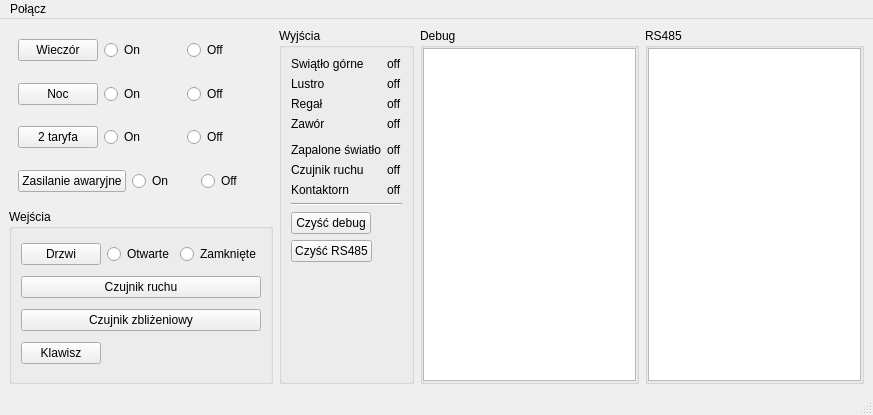
<?xml version="1.0" encoding="UTF-8"?>
<ui version="4.0">
 <class>WC_Simulator</class>
 <widget class="QMainWindow" name="WC_Simulator">
  <property name="geometry">
   <rect>
    <x>0</x>
    <y>0</y>
    <width>873</width>
    <height>415</height>
   </rect>
  </property>
  <property name="windowTitle">
   <string>MainWindow</string>
  </property>
  <widget class="QWidget" name="centralwidget">
   <layout class="QGridLayout" name="gridLayout_3">
    <item row="0" column="0">
     <widget class="QFrame" name="frame">
      <property name="frameShape">
       <enum>QFrame::Shape::NoFrame</enum>
      </property>
      <layout class="QVBoxLayout" name="verticalLayout">
       <property name="spacing">
        <number>0</number>
       </property>
       <property name="leftMargin">
        <number>0</number>
       </property>
       <property name="topMargin">
        <number>0</number>
       </property>
       <property name="rightMargin">
        <number>0</number>
       </property>
       <property name="bottomMargin">
        <number>0</number>
       </property>
       <item>
        <widget class="QWidget" name="widget" native="true">
         <layout class="QHBoxLayout" name="horizontalLayout">
          <item>
           <widget class="QPushButton" name="pb_wieczor">
            <property name="text">
             <string>Wieczór</string>
            </property>
           </widget>
          </item>
          <item>
           <widget class="QRadioButton" name="wieczor_on">
            <property name="text">
             <string>On</string>
            </property>
           </widget>
          </item>
          <item>
           <widget class="QRadioButton" name="wieczor_off">
            <property name="text">
             <string>Off</string>
            </property>
           </widget>
          </item>
         </layout>
        </widget>
       </item>
       <item>
        <widget class="QWidget" name="widget_2" native="true">
         <layout class="QHBoxLayout" name="horizontalLayout_2">
          <item>
           <widget class="QPushButton" name="pb_noc">
            <property name="text">
             <string>Noc</string>
            </property>
           </widget>
          </item>
          <item>
           <widget class="QRadioButton" name="noc_on">
            <property name="text">
             <string>On</string>
            </property>
           </widget>
          </item>
          <item>
           <widget class="QRadioButton" name="noc_off">
            <property name="text">
             <string>Off</string>
            </property>
           </widget>
          </item>
         </layout>
        </widget>
       </item>
       <item>
        <widget class="QWidget" name="widget_3" native="true">
         <layout class="QHBoxLayout" name="horizontalLayout_3">
          <item>
           <widget class="QPushButton" name="pb_taryfa2">
            <property name="text">
             <string>2 taryfa</string>
            </property>
           </widget>
          </item>
          <item>
           <widget class="QRadioButton" name="taryfa2_on">
            <property name="text">
             <string>On</string>
            </property>
           </widget>
          </item>
          <item>
           <widget class="QRadioButton" name="taryfa2_off">
            <property name="text">
             <string>Off</string>
            </property>
           </widget>
          </item>
         </layout>
        </widget>
       </item>
       <item>
        <widget class="QWidget" name="widget_4" native="true">
         <layout class="QHBoxLayout" name="horizontalLayout_4">
          <item>
           <widget class="QPushButton" name="pb_zasilanie_awaryjne">
            <property name="text">
             <string>Zasilanie awaryjne</string>
            </property>
           </widget>
          </item>
          <item>
           <widget class="QRadioButton" name="zasilanie_awaryjne_on">
            <property name="text">
             <string>On</string>
            </property>
           </widget>
          </item>
          <item>
           <widget class="QRadioButton" name="zasilanie_awaryjne_off">
            <property name="text">
             <string>Off</string>
            </property>
           </widget>
          </item>
         </layout>
        </widget>
       </item>
      </layout>
     </widget>
    </item>
    <item row="0" column="2" rowspan="2">
     <widget class="QGroupBox" name="groupBox">
      <property name="title">
       <string>Debug</string>
      </property>
      <layout class="QVBoxLayout" name="verticalLayout_2">
       <property name="spacing">
        <number>0</number>
       </property>
       <property name="leftMargin">
        <number>0</number>
       </property>
       <property name="topMargin">
        <number>0</number>
       </property>
       <property name="rightMargin">
        <number>0</number>
       </property>
       <property name="bottomMargin">
        <number>0</number>
       </property>
       <item>
        <widget class="QTextEdit" name="te_arduino"/>
       </item>
      </layout>
     </widget>
    </item>
    <item row="1" column="0">
     <widget class="QGroupBox" name="gbInput">
      <property name="title">
       <string>Wejścia</string>
      </property>
      <layout class="QGridLayout" name="gridLayout_2">
       <item row="1" column="0" colspan="3">
        <widget class="QPushButton" name="pb_czujnik_ruchu">
         <property name="text">
          <string>Czujnik ruchu</string>
         </property>
        </widget>
       </item>
       <item row="0" column="1">
        <widget class="QRadioButton" name="drzwi_otwarte">
         <property name="text">
          <string>Otwarte</string>
         </property>
        </widget>
       </item>
       <item row="0" column="2">
        <widget class="QRadioButton" name="drzwi_zamkniete">
         <property name="text">
          <string>Zamknięte</string>
         </property>
        </widget>
       </item>
       <item row="2" column="0" colspan="3">
        <widget class="QPushButton" name="pb_czujnik_zblizeniowy">
         <property name="text">
          <string>Czujnik zbliżeniowy</string>
         </property>
        </widget>
       </item>
       <item row="0" column="0">
        <widget class="QPushButton" name="pb_drzwi">
         <property name="text">
          <string>Drzwi</string>
         </property>
        </widget>
       </item>
       <item row="3" column="0">
        <widget class="QPushButton" name="pb_klawisz">
         <property name="text">
          <string>Klawisz</string>
         </property>
        </widget>
       </item>
      </layout>
     </widget>
    </item>
    <item row="0" column="1" rowspan="2">
     <widget class="QGroupBox" name="gbOutput">
      <property name="title">
       <string>Wyjścia</string>
      </property>
      <layout class="QFormLayout" name="formLayout">
       <item row="0" column="0">
        <widget class="QLabel" name="lswiatlo">
         <property name="text">
          <string>Swiątło górne</string>
         </property>
        </widget>
       </item>
       <item row="0" column="1">
        <widget class="QLabel" name="light">
         <property name="text">
          <string>off</string>
         </property>
        </widget>
       </item>
       <item row="1" column="0">
        <widget class="QLabel" name="llustro">
         <property name="text">
          <string>Lustro</string>
         </property>
        </widget>
       </item>
       <item row="1" column="1">
        <widget class="QLabel" name="lustro">
         <property name="text">
          <string>off</string>
         </property>
        </widget>
       </item>
       <item row="2" column="0">
        <widget class="QLabel" name="lregal">
         <property name="text">
          <string>Regał</string>
         </property>
        </widget>
       </item>
       <item row="2" column="1">
        <widget class="QLabel" name="regal">
         <property name="text">
          <string>off</string>
         </property>
        </widget>
       </item>
       <item row="3" column="0">
        <widget class="QLabel" name="lzawor">
         <property name="text">
          <string>Zawór</string>
         </property>
        </widget>
       </item>
       <item row="3" column="1">
        <widget class="QLabel" name="zawor">
         <property name="text">
          <string>off</string>
         </property>
        </widget>
       </item>
       <item row="4" column="0" colspan="2">
        <widget class="Line" name="line">
         <property name="orientation">
          <enum>Qt::Orientation::Vertical</enum>
         </property>
        </widget>
       </item>
       <item row="5" column="0">
        <widget class="QLabel" name="lzapalone_swiatlo">
         <property name="text">
          <string>Zapalone światło</string>
         </property>
        </widget>
       </item>
       <item row="5" column="1">
        <widget class="QLabel" name="wy_zapalone_swiatlo">
         <property name="text">
          <string>off</string>
         </property>
        </widget>
       </item>
       <item row="6" column="0">
        <widget class="QLabel" name="lczujnikruchuwy">
         <property name="text">
          <string>Czujnik ruchu</string>
         </property>
        </widget>
       </item>
       <item row="6" column="1">
        <widget class="QLabel" name="wy_czujnik_ruchu">
         <property name="text">
          <string>off</string>
         </property>
        </widget>
       </item>
       <item row="7" column="0">
        <widget class="QLabel" name="lkontaktronwy">
         <property name="text">
          <string>Kontaktorn</string>
         </property>
        </widget>
       </item>
       <item row="7" column="1">
        <widget class="QLabel" name="wy_kontaktron">
         <property name="text">
          <string>off</string>
         </property>
        </widget>
       </item>
       <item row="8" column="0" colspan="2">
        <widget class="Line" name="line_2">
         <property name="orientation">
          <enum>Qt::Orientation::Horizontal</enum>
         </property>
        </widget>
       </item>
       <item row="9" column="0">
        <widget class="QPushButton" name="pb_clear_debug">
         <property name="text">
          <string>Czyść debug</string>
         </property>
        </widget>
       </item>
       <item row="10" column="0">
        <widget class="QPushButton" name="pb_clear_rs485">
         <property name="text">
          <string>Czyść RS485</string>
         </property>
        </widget>
       </item>
       <item row="11" column="0">
        <spacer name="verticalSpacer">
         <property name="orientation">
          <enum>Qt::Orientation::Vertical</enum>
         </property>
         <property name="sizeHint" stdset="0">
          <size>
           <width>20</width>
           <height>40</height>
          </size>
         </property>
        </spacer>
       </item>
      </layout>
     </widget>
    </item>
    <item row="0" column="3" rowspan="2">
     <widget class="QGroupBox" name="groupBox_2">
      <property name="title">
       <string>RS485</string>
      </property>
      <layout class="QVBoxLayout" name="verticalLayout_3">
       <property name="spacing">
        <number>0</number>
       </property>
       <property name="leftMargin">
        <number>0</number>
       </property>
       <property name="topMargin">
        <number>0</number>
       </property>
       <property name="rightMargin">
        <number>0</number>
       </property>
       <property name="bottomMargin">
        <number>0</number>
       </property>
       <item>
        <widget class="QTextEdit" name="te_rs485"/>
       </item>
      </layout>
     </widget>
    </item>
   </layout>
  </widget>
  <widget class="QMenuBar" name="menubar">
   <property name="geometry">
    <rect>
     <x>0</x>
     <y>0</y>
     <width>873</width>
     <height>23</height>
    </rect>
   </property>
   <widget class="QMenu" name="menuPo_cz">
    <property name="title">
     <string>Połącz</string>
    </property>
    <addaction name="actionRS485"/>
    <addaction name="actionDebug"/>
    <addaction name="separator"/>
    <addaction name="actionZako_cz"/>
   </widget>
   <addaction name="menuPo_cz"/>
  </widget>
  <widget class="QStatusBar" name="statusbar"/>
  <action name="actionRS485">
   <property name="checkable">
    <bool>true</bool>
   </property>
   <property name="text">
    <string>RS485</string>
   </property>
  </action>
  <action name="actionDebug">
   <property name="checkable">
    <bool>true</bool>
   </property>
   <property name="text">
    <string>Debug</string>
   </property>
  </action>
  <action name="actionZako_cz">
   <property name="text">
    <string>Zakończ</string>
   </property>
  </action>
 </widget>
 <resources/>
 <connections/>
</ui>
